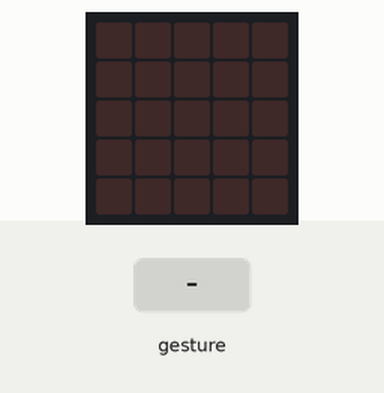
A program run on a simulated BBC micro:bit (MakeCode). On the bench: the board's 5×5 LED display. The inputs (shaded band) are chosen by the test bench. Random numbers come from a fixed seed; a tilt is held for 1.5 s and a shake lasts 1 s, then the board lies face up again.

Above: at 1.2 s.
1.3 s: gesture 'shake'
At 2.8 s:
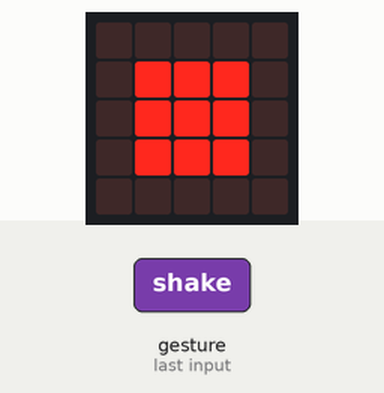
3.5 s: gesture 'shake'
At 4.5 s:
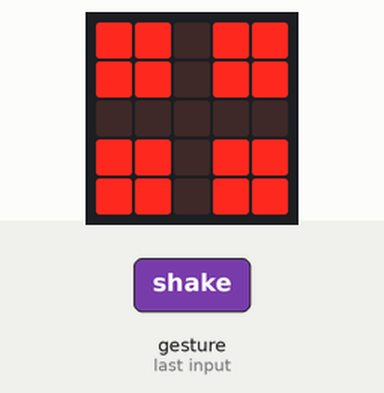
5.7 s: gesture 'shake'
At 7.4 s:
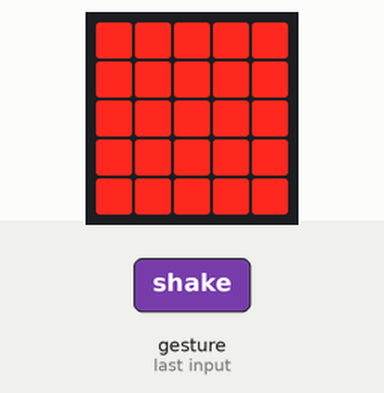
Timing chart, 0 to 8.9 s (numbered marks = the images above; inputs shaded):
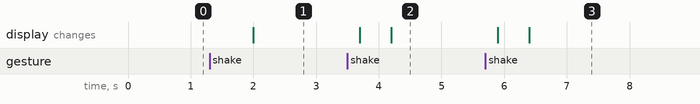

The program:

main.ts
```typescript
let count = 0
input.onGesture(Gesture.Shake, function () {
    basic.clearScreen()
    basic.pause(500)
    count = randint(0, 6)
    if (count == 0) {
        basic.showLeds(`
            # # # # #
            # . . . #
            # . . . #
            # . . . #
            # # # # #
            `)
    } else if (count == 1) {
        basic.showLeds(`
            . . . . .
            . # # # .
            . # # # .
            . # # # .
            . . . . .
            `)
    } else if (count == 2) {
        basic.showLeds(`
            . . . . .
            # # . # #
            # # . # #
            . . . . .
            . . . . .
            `)
    } else if (count == 3) {
        basic.showLeds(`
            . . . # #
            . # # # #
            . # # # .
            # # # # .
            # # . . .
            `)
    } else if (count == 4) {
        basic.showLeds(`
            # # . # #
            # # . # #
            . . . . .
            # # . # #
            # # . # #
            `)
    } else if (count == 5) {
        basic.showLeds(`
            # # . # #
            # # # # #
            . # # # .
            # # # # #
            # # . # #
            `)
    } else if (count == 6) {
        basic.showLeds(`
            # # # # #
            # # # # #
            # # # # #
            # # # # #
            # # # # #
            `)
    }
})
```

test.ts
```typescript
// здесь помещаются тесты; они не будут скомпилированы, пока пакет используется в качестве расширения.
```

Measured:
- after the input at 1.3 s, the display: changes after 0.70 s (image 1)
- after the input at 3.5 s, the display: first changes after 0.20 s (image 2 shows a later state)
- after the input at 5.7 s, the display: first changes after 0.20 s (image 3 shows a later state)
